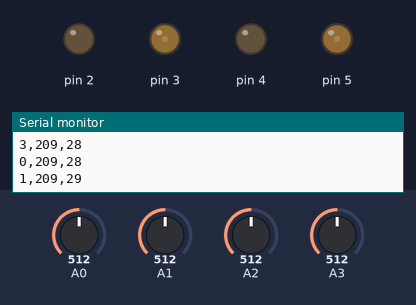
The sketch below on a simulated Arduino Uno, built with avr-gcc and run on an emulated ATmega328P. Shown: output pins drawn as LEDs (lit = HIGH), the last lines printed to the serial monitor. The test bench sets the inputs (shaded band); at power-on: A1 = 512, A3 = 512, A0 = 512, A2 = 512.

Above: at 1.2 s.
1.3 s: A1 set to 30
4.3 s: A3 set to 306
At 5.37 s:
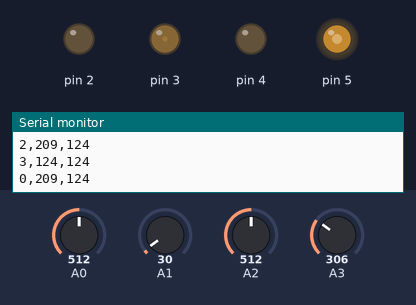
At 6.4 s:
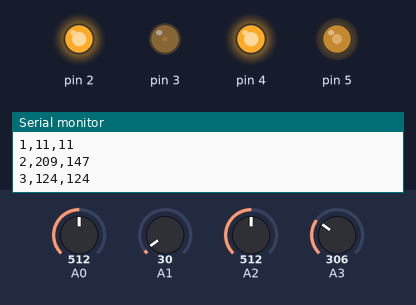
7.3 s: A0 set to 326
10.3 s: A0 set to 305
At 11.1 s:
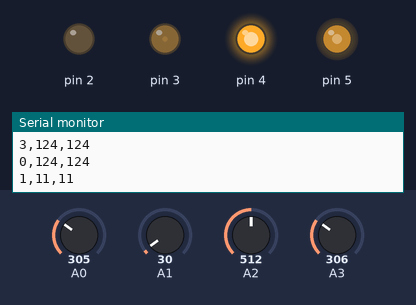
12.0 s: A1 set to 306
At 12.5 s:
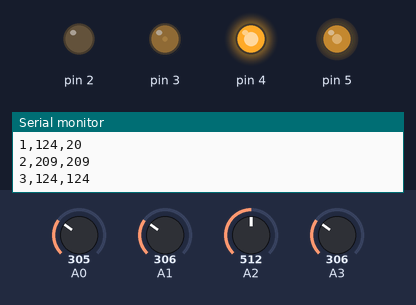
15.0 s: A3 set to 716
Timing chart, 0 to 22.7 s (numbered marks = the images above; inputs shaded):
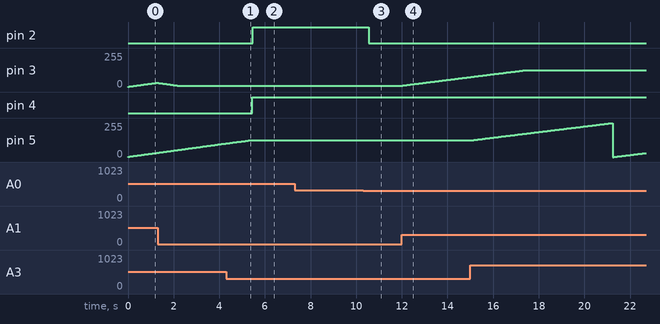

Measured:
- the behaviour switches between 314 and 313 on A0 (found by bisection; images 2 and 3)
- after the input at 4.3 s, pin 5: goes on until 5.3 s, then stays 124/255
- after the input at 10.3 s, pin 2: HIGH → LOW after 0.25 s
- after the input at 12.0 s, pin 3: moves from 11/255 to 75/255 over 2.9 s, starting at once

The sketch:

SlowMultiChange.ino
```cpp
const int sensorCount = 4;            // number of sensors
long lastChange[sensorCount];   // the last time the sensor was changed
int intensity[sensorCount] ;    // the brightness of the light
int interval[sensorCount];      // the time between fades of the light
int sensor[sensorCount];        // the sensor's value

void setup() {
  // put your setup code here, to run once:
  Serial.begin(9600);
}

void loop() {
  // loop over all the sensors:
  for (int i = 0; i < sensorCount; i++) {
    // read the sensor, map it to make it fit the analogWrite() command
    // sensor goes from 17 to 623, we want 0 to 255:
    sensor[i] = map(analogRead(i), 2, 623, 0, 255);

    // if the interval has passed since last intensity change:
    if (millis() - lastChange[i] > interval[i]) {
      // if the intensity is greater than the sensor,
      // move it one point down:
      if (intensity[i] > sensor[i]) {
        intensity[i]--;
      }
      // if the intensity is less than the sensor,
      // move it one point up:
      if (intensity[i] < sensor[i]) {
        intensity[i]++;
      }
      lastChange[i] = millis();
    }
    //output to pins i + 2:
    analogWrite(i + 2, intensity[i]);
    Serial.print(i);
    Serial.print(",");
    Serial.print(sensor[i]);
    Serial.print(",");
    Serial.println(intensity[i]);
    delay(1);
  }
  Serial.print("\n\n");
}
```
